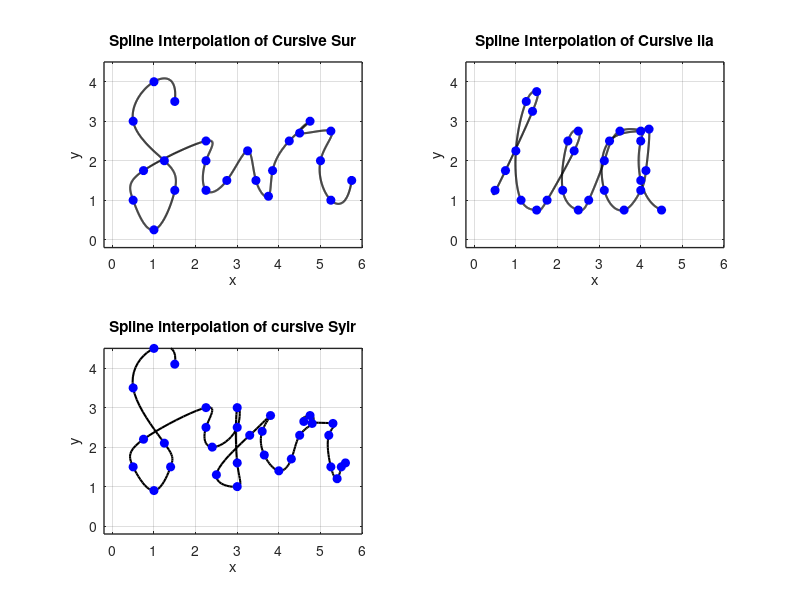

MATLAB code for this plot:
% Define data points for x and y coordinates for Sur
x1=[1.5 1 0.5 1.25 1.5 1 0.5 0.75 2.25 2.25 2.25 2.75 3.25 3.45 3.75 3.85 4.25 4.75 4.5 5.25 5.0 5.25 5.75];
y1=[3.5 4 3 2 1.25 0.25 1 1.75 2.5 2.0 1.25 1.5 2.25 1.5 1.1 1.75 2.5 3.0 2.70 2.75 2.0 1.0 1.5];

n1=length(x1);
t1= 0:n1-1; % Parametric coordinate t
tt1= 0:0.01:n1-1; % More dense coordinate tt for spline interpolation

% Compute spline interpolation for Sur
xx1= spline(t1,x1,tt1);
yy1= spline(t1,y1,tt1);

% Define data points for x and y coordinates for lia
x2=[0.50 0.75 1.40 1.50 1.25 1.00 1.125 1.50 1.75 2.40 2.50 2.25 2.125 2.50 2.75 3.125 3.50 4.00 3.25 3.125 3.60 4.00 4.125 4.20 4.0 4.0 4.50];
y2=[1.25 1.75 3.25 3.75 3.50 2.25 1.000 0.75 1.00 2.25 2.75 2.50 1.250 0.75 1.00 2.000 2.75 2.75 2.50 1.250 0.75 1.25 1.750 2.80 2.5 1.5 0.75];

n2=length(x2);
t2= 0:n2-1; % Parametric coordinate t
tt2= 0:0.01:n2-1; % More dense coor tt fir spline interpolation

% Compute spline interpolation for lia
xx2= spline(t2,x2,tt2);
yy2= spline(t2,y2,tt2);

% Define data points for x and y coordinates for Syir
x3 = [1.5 1 0.5 1.25 1.4 1 0.5 0.75 2.25 2.25 2.4 3 3 3 3 2.5 3.3 3.8 3.6 3.65 4 4.3 4.5 4.8 4.75 4.6 5.3 5.2 5.25 5.4 5.5 5.6];
y3 = [4.1 4.5 3.5 2.1 1.5 0.9 1.5 2.2 3 2.5 2 2.5 3 1.6 1 1.3 2.3 2.8 2.4 1.8 1.4 1.7 2.3 2.6 2.8 2.65 2.6 2.3 1.5 1.2 1.5 1.6];

n3 = length(x3);
t3 = 0:n3-1;
tt3 = 0:0.1:n3-1;

xx3 = spline(t3, x3, tt3);
yy3 = spline(t3, y3, tt3);



% Plot settings
figure(1)

% Plotting the Spline Interpolation of Cursive Sur
subplot(2,2,1)
plot(xx1,yy1,'k','Linewidth',1.5) % plot spline
hold on 
plot (x1,y1,'bo','MarkerFaceColor','b') % plot data points
axis([-0.2 6 -0.2 4.5])
grid on
title('Spline Interpolation of Cursive Sur')
xlabel('x')
ylabel('y')
set(gca,'FontSize',10,'LineWidth',1)
grid on

% Plotting the Spline Interpolation of Cursive lia
subplot(2,2,2)
plot(xx2,yy2,'k','Linewidth',1.5) % plot spline
hold on 
plot (x2,y2,'bo','MarkerFaceColor','b') % plot data points
axis([-0.2 6 -0.2 4.5])
grid on
title('Spline Interpolation of Cursive lia')
xlabel('x')
ylabel('y')
set(gca,'FontSize',10,'LineWidth',1)
grid on

% Plotting the Spline Interpolation of Cursive Syir
subplot(2,2,3)
plot(xx3, yy3, 'k', 'LineWidth', 1.5)
hold on
plot (x3, y3, 'bo', 'MarkerFaceColor', 'b')
axis([-0.2 6 -0.2 4.5])
grid on
title('Spline interpolation of cursive Syir')
xlabel('x')
ylabel('y')
set(gca, 'FontSize', 10, 'LineWidth', 1)
grid on
